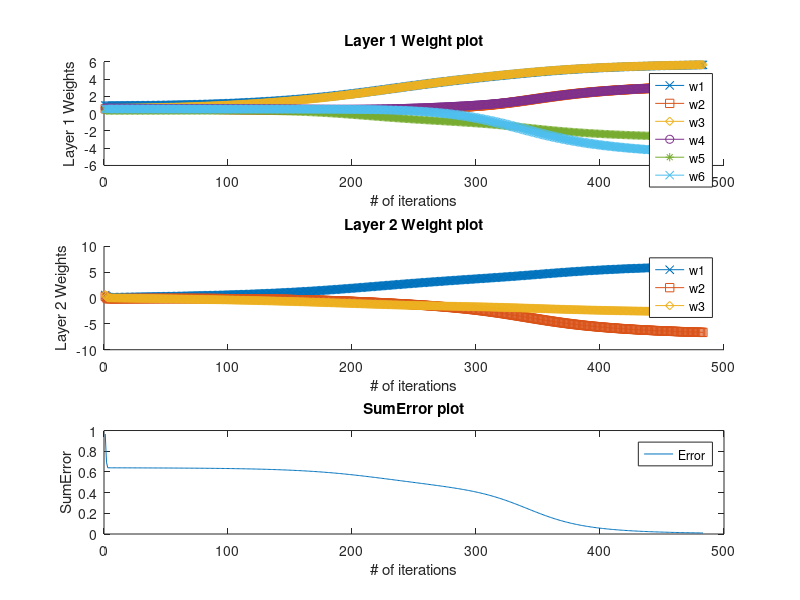

This chart was generated by the following MATLAB code:
Wx = [rand rand;rand rand;rand rand];
Wz = [rand ;rand;rand];
X = [.1 .1 1 ; .1 .9 1 ; .9 .1 1 ; .9 .9 1];
D = [.1 ; .9 ; .9 ; .1];
#E = [50 ; 50 ; 50 ; 50];
Ax = X*Wx;
Z(:,1) = (1+exp(-Ax(:,1))).^(-1);  
Z(:,2) = (1+exp(-Ax(:,2))).^(-1);
Z(:,3) = [1;1;1;1];
Az = Z*Wz;
Y(:,1) = (1+exp(-Az(:,1))).^(-1);
E = (Y-D).^2;
Sumerror = sum(E);
Wxplot1 = [];
Wxplot2 = [];
Wxplot3 = [];
Wxplot4 = [];
Wxplot5 = [];
Wxplot6 = [];
Wxplot1 = [Wxplot1,Wx(1,1)];
Wxplot2 = [Wxplot2,Wx(1,2)];
Wxplot3 = [Wxplot3,Wx(2,1)];
Wxplot4 = [Wxplot4,Wx(2,2)];
Wxplot5 = [Wxplot5,Wx(3,1)];
Wxplot6 = [Wxplot6,Wx(3,2)];
Wzplot1 = [];
Wzplot2 = [];
Wzplot3 = [];
Wzplot1 = [Wzplot1,Wz(1)];
Wzplot2 = [Wzplot2,Wz(2)];
Wzplot3 = [Wzplot3,Wz(3)];
Eplot = [];
Eplot = [Eplot, Sumerror];

while Sumerror>.01
 #2nd layer
  for i=1:4
    for j=1:3
      dWz(i,j) = -2.*(Y(i)-D(i)).*Y(i).*(1-Y(i)).*Z(i,j);
    end
  end  
  
  
  #****************************** 
 
 #1st layer
  
  k = 1;
  for i=1:3
    for j=1:2  
      dWx(:,k) = -2.*X(:,i).*Z(:,j).*(1-Z(:,j)).*Wz(j);
      k = k +1;
    end
  end
  for i=1:4
    dWx(i,:) = dWx(i,:).*(Y(i)-D(i)).*Y(i).*(1-Y(i));
  end
  for i=1:6
    SdWx(i) = sum(dWx(:,i));
  end
  k = 1;
  
  #*****************************
  
  for i=1:3
    Wz(i) = Wz(i) + sum(dWz(:,i));
  end
  for i=1:3
    for j=1:2
        Wx(i,j) = Wx(i,j)+SdWx(k);
        k = k + 1;
    end
  end
  Ax = X*Wx;
  Z(:,1) = (1+exp(-Ax(:,1))).^(-1);  
  Z(:,2) = (1+exp(-Ax(:,2))).^(-1);
  Z(:,3) = [1;1;1;1];
  Az = Z*Wz;
  Y(:,1) = (1+exp(-Az(:,1))).^(-1);
  E = (Y-D).^2;
  Sumerror = sum(E)
  Wxplot1 = [Wxplot1, Wx(1,1)];
  Wxplot2 = [Wxplot2, Wx(1,2)];
  Wxplot3 = [Wxplot3, Wx(2,1)];
  Wxplot4 = [Wxplot4, Wx(2,2)];
  Wxplot5 = [Wxplot5, Wx(3,1)];
  Wxplot6 = [Wxplot6, Wx(3,2)];
  Wzplot1 = [Wzplot1, Wz(1)];
  Wzplot2 = [Wzplot2, Wz(2)];
  Wzplot3 = [Wzplot3, Wz(3)];
  Eplot = [ Eplot, Sumerror];
  
end  
Y(:,1) = (1+exp(-Az(:,1))).^(-1)
Wstr = {"w1", "w2", "w3", "w4", "w5", "w6"};
Wstr2 = {"w1", "w2", "w3"};
Estr = {"Error"};
figure
subplot(3,1,1)
hold on;
plot(Wxplot1,"x-",Wxplot2,"s-",Wxplot3,"d-",Wxplot4,"o-",Wxplot5,"*-",Wxplot6,"x-")
xlabel("# of iterations")
ylabel("Layer 1 Weights")
title('Layer 1 Weight plot')
legend({'w1', 'w2', 'w3', 'w4', 'w5', 'w6'},'Position',[0 0 1 1])
subplot(3,1,2)
hold on;
plot(Wzplot1,"x-",Wzplot2,"s-",Wzplot3,"d-")
xlabel("# of iterations")
ylabel("Layer 2 Weights")
title('Layer 2 Weight plot')
legend(Wstr2{:})
subplot(3,1,3)
plot(Eplot)
xlabel("# of iterations")
ylabel("SumError")
title('SumError plot')
legend(Estr{:})